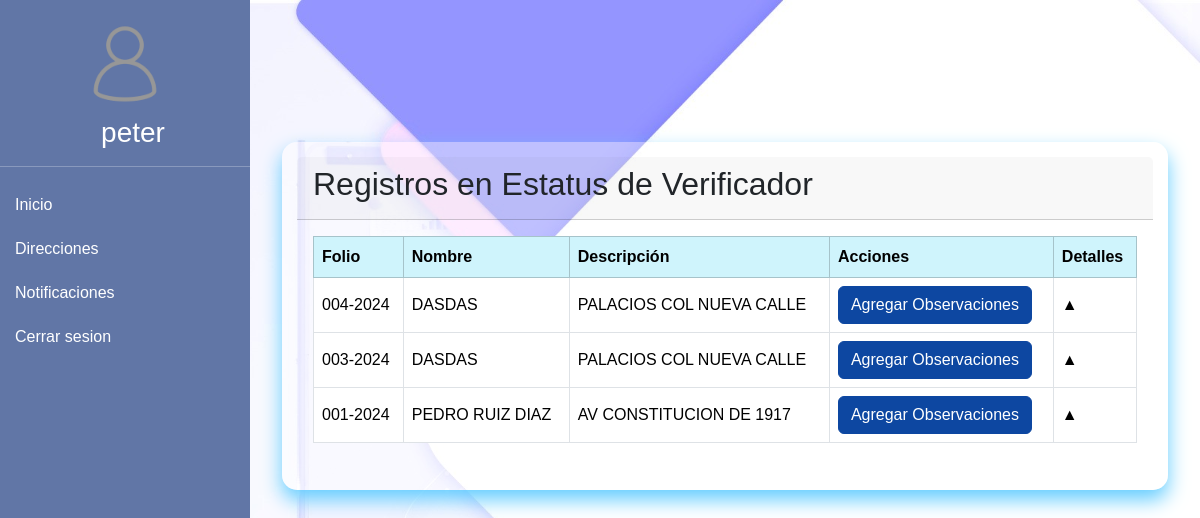
Page /php/verificador/verificador.php (signed in) on the earlier database version.
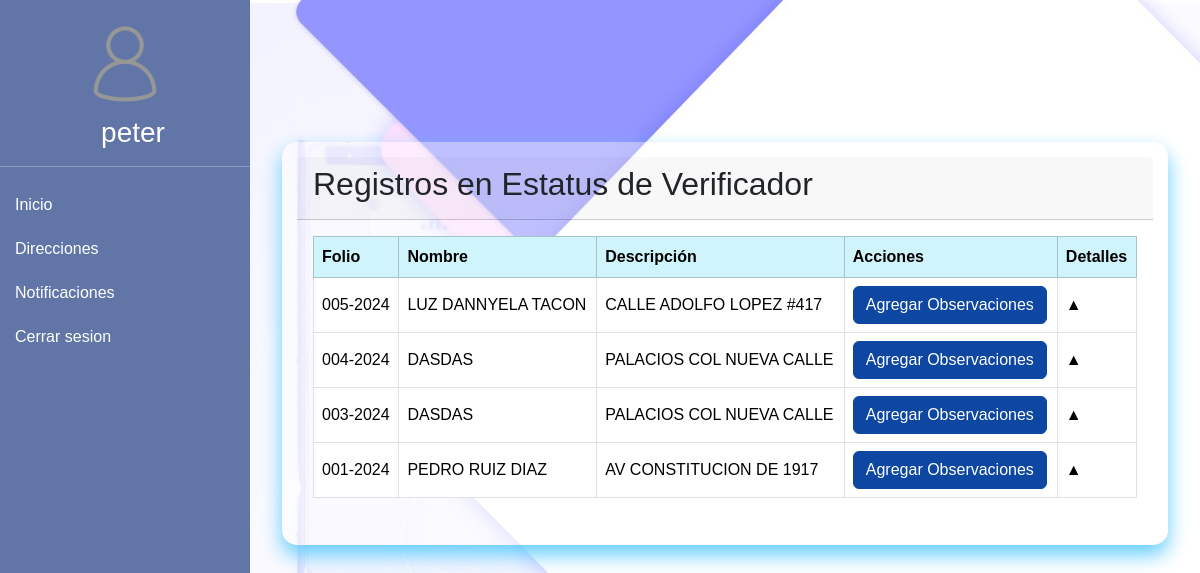
Same page on the later database version.
### tables this page shows
CREATE TABLE `formulario` (
  `folio` varchar(11) NOT NULL,
  `nombre_propietario` varchar(100) NOT NULL,
  `direccion` varchar(255) NOT NULL,
  `localidad` varchar(100) NOT NULL,
  `tipo_tramite` varchar(100) NOT NULL,
  `fecha_ingreso` date NOT NULL,
  `nombre_solicitante` varchar(100) NOT NULL,
  `telefono` varchar(15) NOT NULL,
  `correo` varchar(100) NOT NULL,
  `usuario_recibe` varchar(100) NOT NULL,
  `observaciones` text DEFAULT NULL,
  `fecha_entrega_estimada` date DEFAULT NULL,
  `ubicacion` varchar(255) DEFAULT NULL,
  `img_escrituras` varchar(255) DEFAULT NULL,
  `img_credencial` varchar(100) DEFAULT NULL,
  `estatus` varchar(30) NOT NULL,
  `created_at` timestamp NOT NULL DEFAULT current_timestamp(),
  `updated_at` timestamp NOT NULL DEFAULT current_timestamp() ON UPDATE current_timestamp(),
  `cord_lat` varchar(30) NOT NULL,
  `cord_long` varchar(30) NOT NULL
);

### php/verificador/usuario.php (called while the page is built, shortened)
<?php
$username = $_SESSION["username"];
$conn = connection();
$sql = "SELECT * FROM `formulario` WHERE estatus = 'verificador' ORDER BY `folio` DESC";
$result = $conn->query($sql);
?>

### php/verificador/verificador.php (the view, shortened to what this page needs)
<?php
 include('usuario.php');
?>
<!DOCTYPE html>
<html lang="en">
<head>
    <link href="https://cdn.jsdelivr.net/npm/bootstrap@5.3.2/dist/css/bootstrap.min.css" rel="stylesheet">
    <link rel="stylesheet" href="../../css/globals.css">
</head>
<body>
    <?php include('sidenav.php'); ?>
    <div class="content">
        <div class="card">
            <div class="card-header">
                <h2>Registros en Estatus de Verificador</h2>
            </div>
            <div class="card-body">
                <table class="table table-bordered table">
                    <thead class="table-info">
                        <tr>
                            <th>Folio</th>
                            <th>Nombre</th>
                            <th>Descripción</th>
                            <th>Acciones</th>
                            <th>Detalles</th>
                        </tr>
                    </thead>
                    <tbody>
                        <?php if ($result && $result->num_rows > 0): ?>
                            <?php while ($row = $result->fetch_assoc()): ?>
                                <tr>
                                    <td><?php echo htmlspecialchars($row['folio']); ?></td>
                                    <td><?php echo htmlspecialchars($row['nombre_propietario']); ?></td>
                                    <td><?php echo htmlspecialchars($row['direccion']); ?></td>
                                    <td>
                                        <?php if ($row['estatus'] !== 'ventanilla'): ?>
                                            <button type="button" class="btn btn-primary" data-bs-toggle="modal" data-bs-target="#modal-<?php echo htmlspecialchars($row['folio']); ?>">
                                                <i class="bi bi-pencil"></i> Agregar Observaciones
                                            </button>
                                        <?php endif; ?>
                                    </td>
                                    <td>
                                        <span class="collapse-toggle" data-bs-toggle="collapse" data-bs-target="#details-<?php echo htmlspecialchars($row['folio']); ?>" aria-expanded="false" aria-controls="details-<?php echo htmlspecialchars($row['folio']); ?>">
                                            &#9650;
                                        </span>
                                    </td>
                                </tr>
                            <?php endwhile; ?>
                        <?php else: ?>
                            <tr>
                                <td colspan="5">No se encontraron registros.</td>
                            </tr>
                        <?php endif; ?>
                    </tbody>
                </table>
            </div>
        </div>
    </div>
</body>
</html>

### php/verificador/sidenav.php (shortened to what this page needs)
<div class="sidebar">
    <div class="user-info">
        <img src="../../img/user.png" alt="User Image">
        <h3><?php echo htmlspecialchars($username); ?></h3>
    </div>
    <hr>
        <a href="verificador.php">Inicio</a>
        <a href="direccion.php">Direcciones</a>
        <a href="#">Notificaciones</a>
        <a href="../cerrar_sesion.php">Cerrar sesion</a>
</div>

### css/globals.css (style rules this page uses)
*, *::before, *::after { box-sizing: border-box; margin: 0; padding: 0; }
body { font-family: system-ui, -apple-system, BlinkMacSystemFont, 'Segoe UI', Roboto, Oxygen, Ubuntu, Cantarell, 'Open Sans', 'Helvetica Neue', sans-serif; background-image: url(../img/bg.jpg); background-size: cover; }

### php/verificador/verificador.php (style rules this page uses)
body { background-color: #f0f2f5; font-family: Arial, sans-serif; margin: 0; padding: 0; }
.content { margin-top: 80px; padding: 2rem; width: 100%; max-width: calc(100% - 250px); }
.card { border: none; border-radius: 15px; box-shadow: 0 10px 20px rgba(100, 205, 255, 1); background-color: rgba(255, 255, 255, 0.4); margin-top: 30px; padding: 15px; }
.btn-primary { background-color: #0d47a1; border-color: #0d47a1; transition: none; }
.collapse-toggle { cursor: pointer; }

### php/verificador/sidenav.php (style rules this page uses)
body { background-color: #f0f2f5; font-family: Arial, sans-serif; }
.sidebar { height: 100vh; position: fixed; top: 0; left: 0; width: 250px; background-color: #6176A6; padding-top: 1rem; color: #fff; overflow-y: auto; }
.sidebar h3 { padding-left: 1rem; margin-bottom: 1rem; }
.sidebar a { color: #fff; padding: 10px 15px; text-decoration: none; display: block; transition: none; border-radius: 5px; }
.content { margin-left: 250px; padding: 2rem; }
.table th, .table td { vertical-align: middle; }
.user-info { text-align: center; padding: 0 1rem; }
.user-info img { width: 100px; border-radius: 50%; }

Differences in the rows shown:
added formulario: folio "005-2024", nombre_propietario "LUZ DANNYELA TACON", direccion "CALLE ADOLFO LOPEZ #417"
